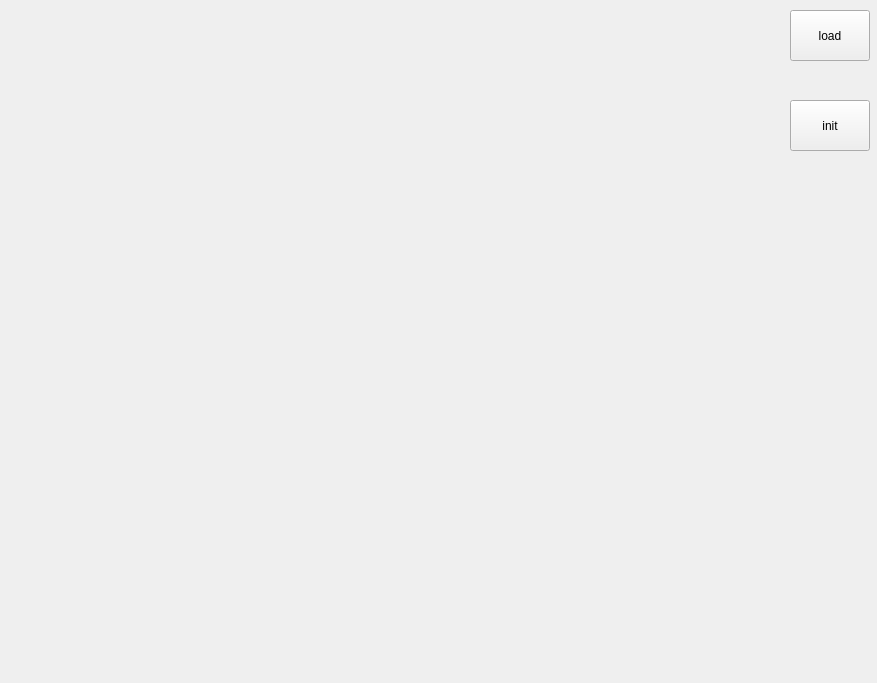
<?xml version="1.0" encoding="UTF-8"?>
<ui version="4.0">
 <class>Widget</class>
 <widget class="QWidget" name="Widget">
  <property name="geometry">
   <rect>
    <x>0</x>
    <y>0</y>
    <width>877</width>
    <height>683</height>
   </rect>
  </property>
  <property name="windowTitle">
   <string>Widget</string>
  </property>
  <widget class="QLabel" name="label">
   <property name="geometry">
    <rect>
     <x>0</x>
     <y>0</y>
     <width>771</width>
     <height>671</height>
    </rect>
   </property>
   <property name="text">
    <string/>
   </property>
  </widget>
  <widget class="QPushButton" name="load_btn">
   <property name="geometry">
    <rect>
     <x>790</x>
     <y>10</y>
     <width>80</width>
     <height>51</height>
    </rect>
   </property>
   <property name="text">
    <string>load</string>
   </property>
  </widget>
  <widget class="QPushButton" name="init_btn">
   <property name="geometry">
    <rect>
     <x>790</x>
     <y>100</y>
     <width>80</width>
     <height>51</height>
    </rect>
   </property>
   <property name="text">
    <string>init</string>
   </property>
  </widget>
 </widget>
 <layoutdefault spacing="6" margin="11"/>
 <resources/>
 <connections/>
</ui>
